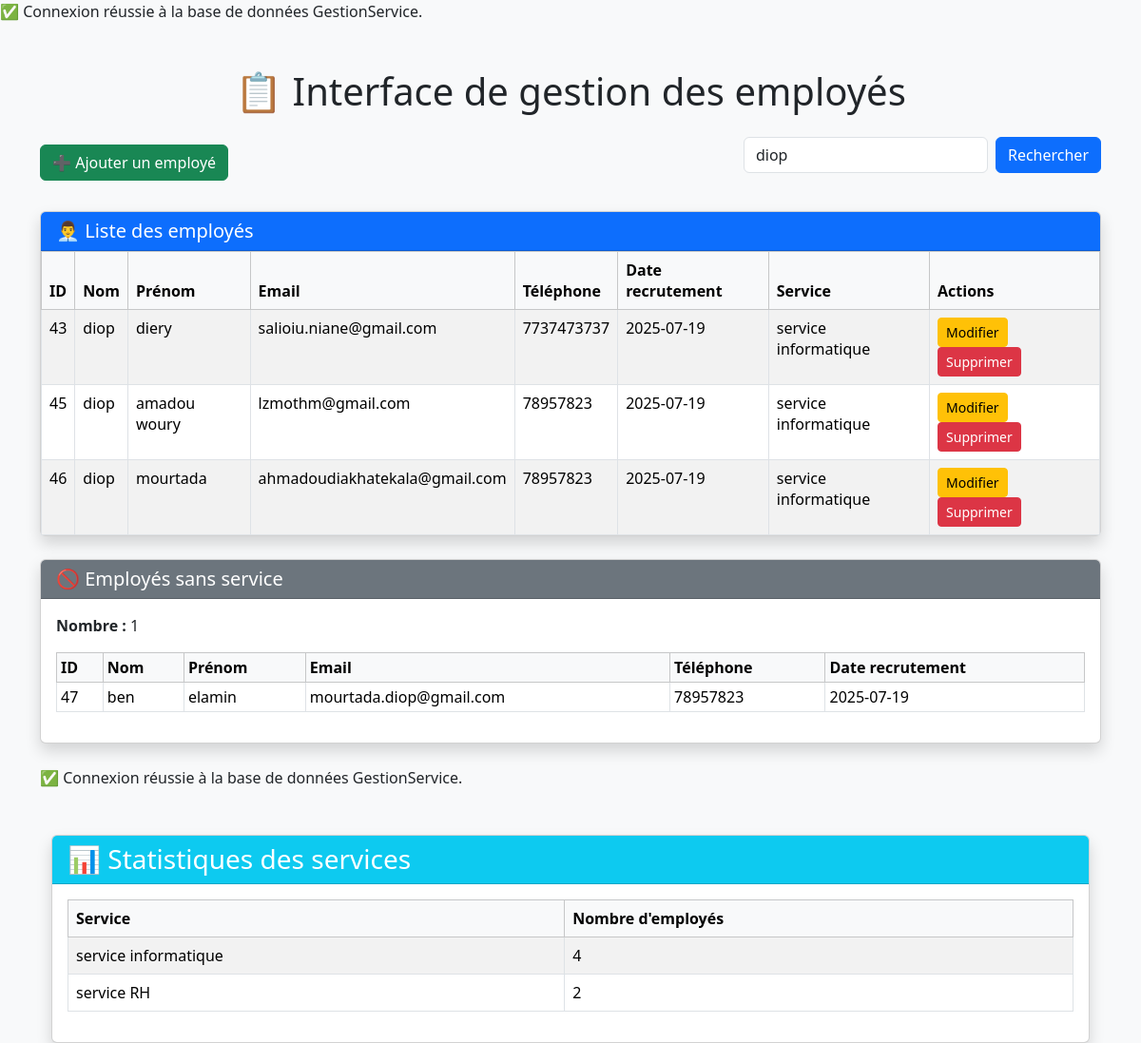
The app's page /interface/index.php?recherche=diop with its own data.
### tables this page shows
CREATE TABLE `personnel` (
  `numero` int(11) NOT NULL,
  `nom` varchar(50) NOT NULL,
  `prenom` varchar(50) NOT NULL,
  `adresse` varchar(200) DEFAULT NULL,
  `email` varchar(100) DEFAULT NULL,
  `num_mobile` varchar(20) DEFAULT NULL,
  `date_recrutement` date NOT NULL,
  `numero_service` int(11) DEFAULT NULL
);

CREATE TABLE `service` (
  `numero_service` int(11) NOT NULL,
  `nom_service` varchar(100) NOT NULL,
  `nombre_employe` int(11) DEFAULT 0
);

### interface/index.php (the view, shortened to what this page needs)
<?php
include 'connexion.php';
$search = '';
if (isset($_GET['recherche']) && !empty(trim($_GET['recherche']))) {
    $search = trim($_GET['recherche']);
    $sql = "
        SELECT p.*, s.nom_service
        FROM personnel p
        LEFT JOIN service s ON p.numero_service = s.numero_service
        WHERE p.nom LIKE :search OR p.prenom LIKE :search
    ";
    $stmt = $pdo->prepare($sql);
    $stmt->execute(['search' => "%$search%"]);
    $result = $stmt;
}
$sqlNonAffectes = "
    SELECT p.*
    FROM personnel p
    WHERE p.numero_service IS NULL
";
$stmtNonAffectes = $pdo->query($sqlNonAffectes);
?>
<!DOCTYPE html>
<html lang="fr">
<head>
    <link href="https://cdn.jsdelivr.net/npm/bootstrap@5.3.3/dist/css/bootstrap.min.css" rel="stylesheet">
</head>
<body class="bg-light">
<div class="container mt-5">
    <h1 class="text-center mb-4">📋 Interface de gestion des employés</h1>
    <div class="d-flex justify-content-between align-items-center mb-4">
        <a href="add.php" class="btn btn-success">➕ Ajouter un employé</a>
        <form method="get" class="d-flex" role="search">
            <input class="form-control me-2" type="text" name="recherche" placeholder="Rechercher nom ou prénom" value="<?= htmlspecialchars($search) ?>">
            <button class="btn btn-primary" type="submit">Rechercher</button>
        </form>
    </div>
    <?php if ($result->rowCount() > 0): ?>
        <div class="card shadow mb-4">
            <div class="card-header bg-primary text-white">
                <h5 class="mb-0">👨‍💼 Liste des employés</h5>
            </div>
            <div class="card-body p-0">
                <table class="table table-bordered table-striped mb-0">
                    <thead class="table-light">
                        <tr>
                            <th>ID</th>
                            <th>Nom</th>
                            <th>Prénom</th>
                            <th>Email</th>
                            <th>Téléphone</th>
                            <th>Date recrutement</th>
                            <th>Service</th>
                            <th>Actions</th>
                        </tr>
                    </thead>
                    <tbody>
                        <?php while ($row = $result->fetch(PDO::FETCH_ASSOC)): ?>
                            <tr>
                                <td><?php echo $row['numero'] ?></td>
                                <td><?= htmlspecialchars($row['nom']) ?></td>
                                <td><?= htmlspecialchars($row['prenom']) ?></td>
                                <td><?= htmlspecialchars($row['email']) ?></td>
                                <td><?= htmlspecialchars($row['num_mobile']) ?></td>
                                <td><?= $row['date_recrutement'] ?></td>
                                <td><?= $row['nom_service'] ?? '' ?></td>
                                <td>
                                    <a href="modifier.php?id=<?= $row['numero'] ?>" class="btn btn-warning btn-sm">Modifier</a>
                                    <a href="supprimer.php?id=<?= $row['numero'] ?>" class="btn btn-danger btn-sm" onclick="return confirm('Êtes-vous sûr de vouloir supprimer cet employé ?')">Supprimer</a>
                                </td>
                            </tr>
                        <?php endwhile; ?>
                    </tbody>
                </table>
            </div>
        </div>
    <?php else: ?>
        <div class="alert alert-warning text-center">Aucun employé trouvé.</div>
    <?php endif; ?>
    <div class="card shadow mb-4">
        <div class="card-header bg-secondary text-white">
            <h5 class="mb-0">🚫 Employés sans service</h5>
        </div>
        <div class="card-body">
            <p><strong>Nombre :</strong> <?= $stmtNonAffectes->rowCount() ?></p>
            <?php if ($stmtNonAffectes->rowCount() > 0): ?>
                <table class="table table-bordered table-sm">
                    <thead class="table-light">
                        <tr>
                            <th>ID</th>
                            <th>Nom</th>
                            <th>Prénom</th>
                            <th>Email</th>
                            <th>Téléphone</th>
                            <th>Date recrutement</th>
                        </tr>
                    </thead>
                    <tbody>
                        <?php while ($row = $stmtNonAffectes->fetch(PDO::FETCH_ASSOC)): ?>
                            <tr>
                                <td><?= $row['numero'] ?></td>
                                <td><?= htmlspecialchars($row['nom']) ?></td>
                                <td><?= htmlspecialchars($row['prenom']) ?></td>
                                <td><?= htmlspecialchars($row['email']) ?></td>
                                <td><?= htmlspecialchars($row['num_mobile']) ?></td>
                                <td><?= $row['date_recrutement'] ?></td>
                            </tr>
                        <?php endwhile; ?>
                    </tbody>
                </table>
            <?php else: ?>
                <p class="text-muted">Aucun employé sans service.</p>
            <?php endif; ?>
        </div>
    </div>
    <?php include 'stats.php'; ?>
</div>
</body>
</html>

### interface/stats.php (shortened to what this page needs)
<?php
include 'connexion.php';
$sql = "SELECT * FROM service";
$stmt = $pdo->query($sql);
$services = $stmt->fetchAll(PDO::FETCH_ASSOC);
?>
<!DOCTYPE html>
<html lang="fr">
<head>
    <link href="https://cdn.jsdelivr.net/npm/bootstrap@5.3.3/dist/css/bootstrap.min.css" rel="stylesheet">
</head>
<body class="bg-light">
<div class="container mt-5">
    <div class="card shadow">
        <div class="card-header bg-info text-white">
            <h3 class="mb-0">📊 Statistiques des services</h3>
        </div>
        <div class="card-body">
            <?php if (count($services) > 0): ?>
                <table class="table table-bordered table-striped">
                    <thead class="table-light">
                        <tr>
                            <th>Service</th>
                            <th>Nombre d'employés</th>
                        </tr>
                    </thead>
                    <tbody>
                        <?php foreach ($services as $service): ?>
                            <tr>
                                <td><?= htmlspecialchars($service['nom_service']) ?></td>
                                <td><?= htmlspecialchars($service['nombre_employe']) ?></td>
                            </tr>
                        <?php endforeach; ?>
                    </tbody>
                </table>
            <?php else: ?>
                <div class="alert alert-warning">Aucun service trouvé.</div>
            <?php endif; ?>
        </div>
    </div>
</div>
</body>
</html>

### records on screen
personnel: numero "43", nom "diop", prenom "diery", email "salioiu.niane@gmail.com", num_mobile "7737473737", date_recrutement "2025-07-19", service.nom_service "service informatique"
personnel: numero "45", nom "diop", prenom "amadou woury", email "lzmothm@gmail.com", num_mobile "78957823", date_recrutement "2025-07-19", service.nom_service "service informatique"
personnel: numero "46", nom "diop", prenom "mourtada", email "ahmadoudiakhatekala@gmail.com", num_mobile "78957823", date_recrutement "2025-07-19", service.nom_service "service informatique"
personnel: numero "47", nom "ben", prenom "elamin", email "mourtada.diop@gmail.com", num_mobile "78957823", date_recrutement "2025-07-19"
service: nom_service "service informatique", nombre_employe "4"
service: nom_service "service RH", nombre_employe "2"

### other values on screen
$stmtNonAffectes->rowCount() "1"
